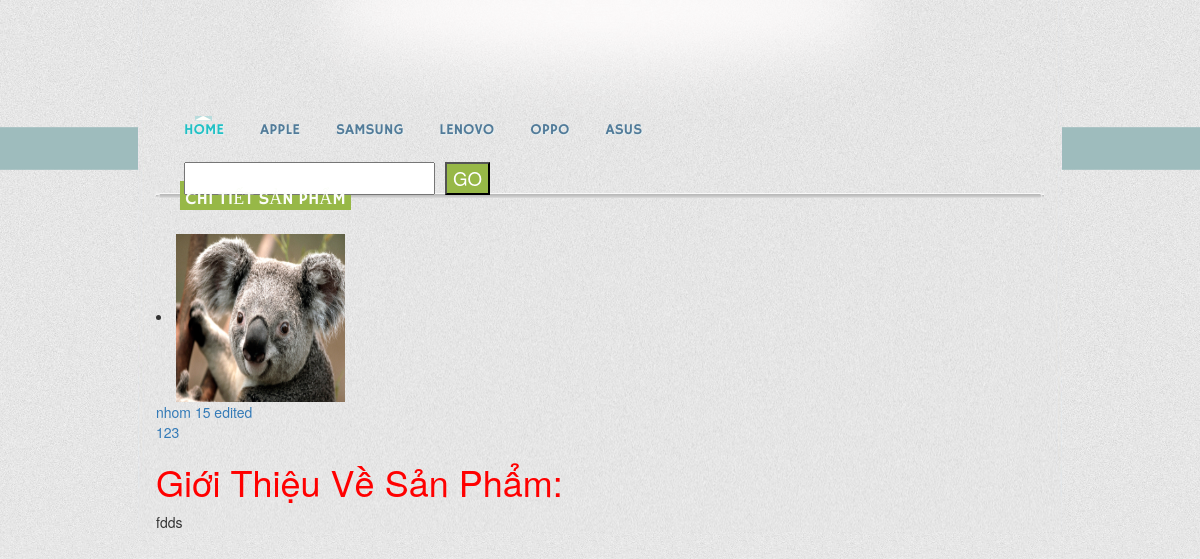
The app's page /chitietsp.php?id=27 with its own data.
### tables this page shows
CREATE TABLE IF NOT EXISTS `hsx` (
  `IDHSX` int(11) NOT NULL AUTO_INCREMENT,
  `TenHSX` varchar(200) NOT NULL,
  PRIMARY KEY (`IDHSX`)
);

CREATE TABLE IF NOT EXISTS `sanpham` (
  `ID` int(11) NOT NULL AUTO_INCREMENT,
  `TenSP` varchar(200) NOT NULL,
  `GiaSP` int(11) NOT NULL,
  `HinhAnh` varchar(200) NOT NULL,
  `MoTa` text NOT NULL,
  `IDLoai` int(11) NOT NULL,
  `IDHSX` int(11) NOT NULL,
  PRIMARY KEY (`ID`)
);

### db.php (called while the page is built, shortened)
<?php
class db{
	public $conn ="";
	public function __construct(){
		$this->conn = new mysqli(DB_HOST,DB_USER,DB_PASS,DB_NAME);
		$this->conn->set_charset('utf8');
		return $this->conn;
	}
	public function getdata($obj){
		$arr = array();
		while ($row = $obj->fetch_assoc()) {
			$arr[] = $row;
		}
		return $arr;
	}
	public function TenHang(){
		$sql = "select * from hsx,loaisp where IDLoai = 2";
		$result = $this->conn->query($sql);
		return $this->getdata($result);
	}
	public function chitietsp($id){
		$sql = "select * from sanpham where ID = '$id'";
		$result = $this->conn->query($sql);
		return $this->getdata($result);
	}
}
?>

### chitietsp.php (the view, shortened to what this page needs)
<!DOCTYPE html>
<html>
<head>
    <link rel="stylesheet" href="css/style.css" type="text/css">
    <link rel="stylesheet" href="https://maxcdn.bootstrapcdn.com/bootstrap/3.3.7/css/bootstrap.min.css">
</head>
<body>
<div id="background">
    <div id="page">
        <div id="header">
            <div id="logo">
            </div>
            <div id="navigation">
                <ul id="primary">
                    <li class="selected">
                        <a href="index.php">Home</a>
                    </li>
                    <?php
                        require_once "./db.php";
                        $db = new db;
                        $TenHang = $db->TenHang();
                        foreach ($TenHang as $rows) {
                    ?>
                    <li>
                        <a href="sanpham.php?id=<?php echo $rows['IDHSX']?>"><?php echo $rows['TenHSX'] ?></a>
                    </li>
                    <?php
                        }
                    ?>
                </ul>
                <ul>
                    <li>
                        <form action="" method="">
                            <input type="text" value="" style="float:left;padding-right: 20px;margin-right: 10px;">
                            <input type="submit" value="GO" class="button"
                                   style="position: absolute;background: #97b847;color: #fff;">
                        </form>
                    </li>
                </ul>
            </div>
        </div>
        <div id="contents">
            <div id="main">
                <div id="featured">
                    <h4><span>Chi Tiết Sản Phẩm</span></h4>
                    <?php require_once "db.php";
                        $id = $_GET['id'];
                        $chitiet = $db->chitietsp($id);
                        foreach ($chitiet as $rows) {
                    ?>
                        <li>
                            <a href="#"> <img src="./images/<?php echo $rows["HinhAnh"]; ?>" alt="Img"
                                             width="169" height="168"><br> <?php echo $rows['TenSP']  ?>
                                <br><span><?php echo $rows['GiaSP']  ?></span></a>
                        </li>
                        <?php
                            }
                        ?>
                        <h1 style="color:red" >Giới Thiệu Về Sản Phẩm:</h1>
                        <p style="text-align:left"><?php echo $rows['MoTa']?> </p>
                </div>
            </div>
        </div>
    </div>
</div>
</body>
</html>

### css/style.css (style rules this page uses)
body { background: #ebebeb url(../images/bg-body.jpg) repeat-x left top; margin: 0; }
#background { background: url(../images/bg-body2.png) repeat-x left top; }
#page { background: url(../images/bg-page.jpg) no-repeat center top; width: 924px; margin: 0 auto; padding: 0 18px; }
img { border: 0; }
#header { background: url(../images/bg-header.png) no-repeat center top; margin-bottom: 36px; }
#logo { height: 100px; width: auto; }
#navigation { background-position: 0 0; color: #527b99; height: 45px; margin: 0; padding: 0 10px; }
#navigation ul { display: inline-block; list-style: none; margin: 0; padding: 8px 0; }
#navigation li { float: left; font-size: 14pt; margin: 0 18px; padding-top: 5px; text-align: center; }
#navigation a { font-family: 'HammersmithOneRegular'; color: #527b99; font-size: 15px; text-decoration: none; text-shadow: 1px 1px #e5f0f2; text-transform: uppercase; }
#navigation a:hover, #primary li.selected a, #navigation #primary li.highlight a:hover { background: url(../images/bg-menu-selected.gif) no-repeat center top; color: #21c1c5; padding-top: 5px; }
#navigation ul#primary { float: left; margin-right: 80px; *width: 560px; }
#contents { margin: 0 0 60px; }
#contents h4 { background: url(../images/separator-horizontal.png) no-repeat center center; color: #fbfdf8; font-family: 'HammersmithOneRegular'; font-weight: normal; line-height: 30px; margin: 0 0 24px; padding: 0 24px; text-transform: uppercase; }
#contents h4 span { background-color: #97b847; display: block; height: 29px; width: 171px; padding: 4px 0 2px; text-align: center; }
#main, #main div { margin: 0 0 30px; }

### records on screen
hsx: TenHSX "APPLE"
hsx: TenHSX "SAMSUNG"
hsx: TenHSX "LENOVO"
hsx: TenHSX "OPPO"
hsx: TenHSX "ASUS"
sanpham: HinhAnh (picture), TenSP "nhom 15 edited", GiaSP "123", MoTa "fdds"
